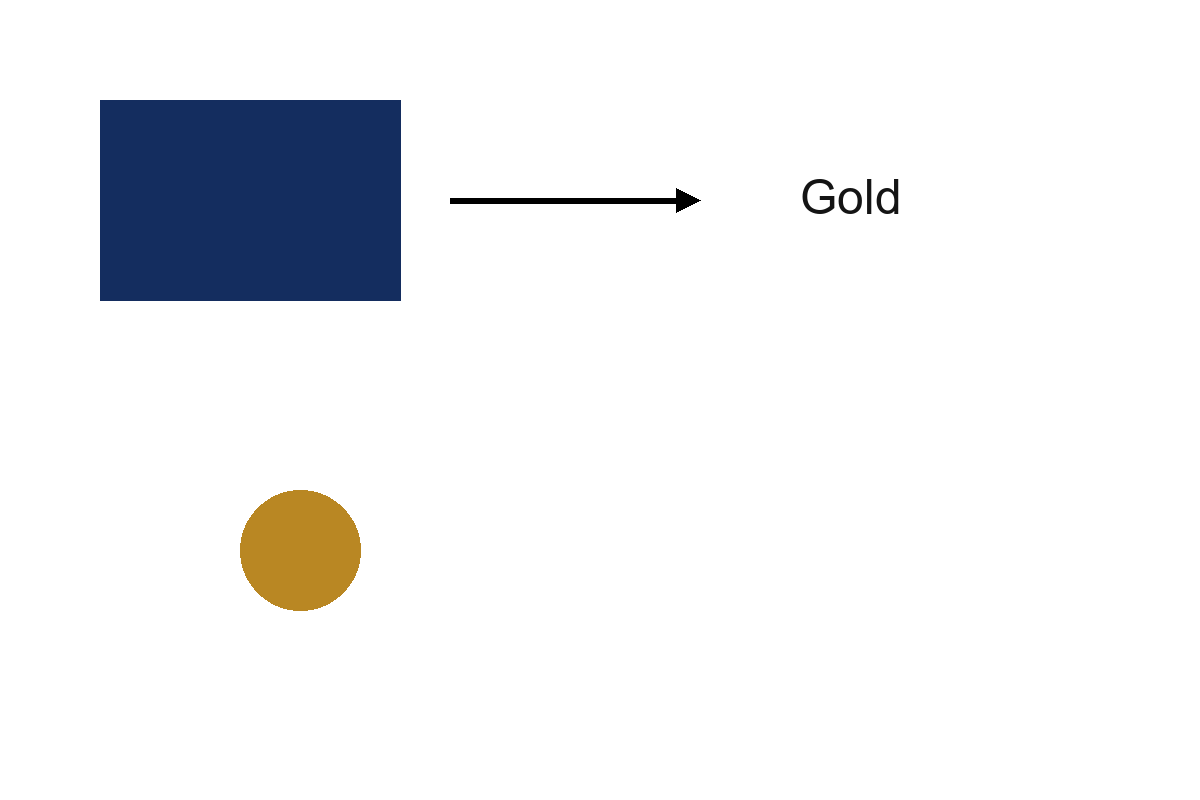
#> input picture studio/tools/rebuild/test/fixture.png, 1200 x 800 px
$ python -i score.py   (imports and definitions only)
#> lines starting #> are read from the running program, lines starting #| are printed output that depends on the picture
import argparse
import json
import sys
from pathlib import Path
import numpy as np
from PIL import Image


def hex_to_rgb(hex_str: str):
    h = hex_str.lstrip("#")
    return (int(h[0:2], 16), int(h[2:4], 16), int(h[4:6], 16))


def letterbox_params(w: int, h: int):
    s = min(1920.0 / w, 1080.0 / h)
    ox = (1920.0 - w * s) / 2.0
    oy = (1080.0 - h * s) / 2.0
    return s, ox, oy


def letterbox_image(img: Image.Image, bg_rgb=(255, 255, 255)) -> Image.Image:
    w, h = img.size
    if (w, h) == (1920, 1080):
        return img.convert("RGB")
    s, ox, oy = letterbox_params(w, h)
    nw = max(1, int(round(w * s)))
    nh = max(1, int(round(h * s)))
    resized = img.convert("RGB").resize((nw, nh), Image.Resampling.LANCZOS)
    canvas = Image.new("RGB", (1920, 1080), bg_rgb)
    canvas.paste(resized, (int(round(ox)), int(round(oy))))
    return canvas


# [80 lines left out: functions sobel_edges, compute_score, main, not called in this run]


# [2 lines not run here, left out]

>>> from PIL import Image
>>> picture = Image.open('test/fixture.png')
#> picture is the input picture: PIL image 1200x800 RGB; mean R, G, B 238.6, 239.6, 241.6
>>> result = letterbox_image(picture)
#> in letterbox_image, `canvas = Image.new("RGB", (1920, 1080), bg_rgb)`: canvas: PIL image 1920x1080 RGB; every value is 255
#> in letterbox_image, `canvas.paste(resized, (int(round(ox)), int(round(oy))))`:
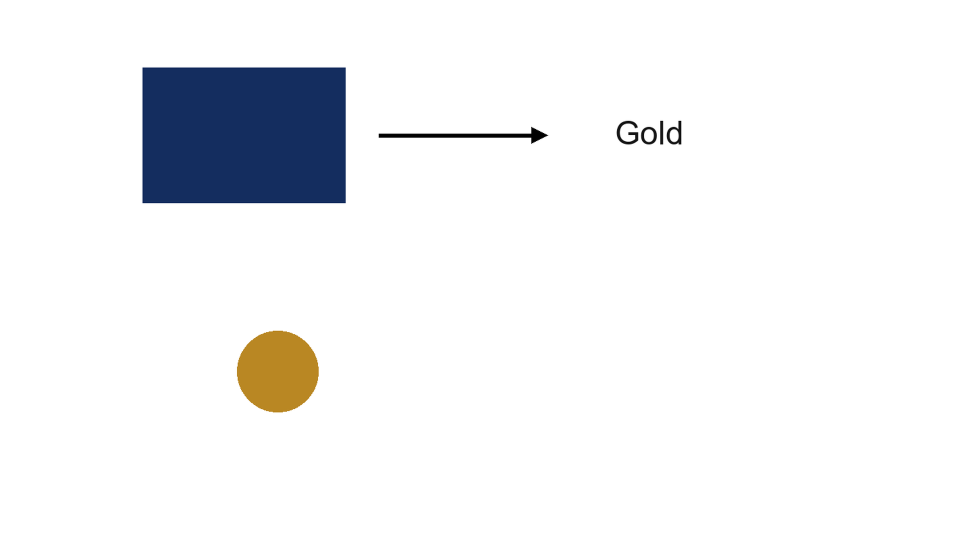
#> canvas: PIL image 1920x1080 RGB (shown at 1/2 size); mean R, G, B 241.2, 242, 243.6
